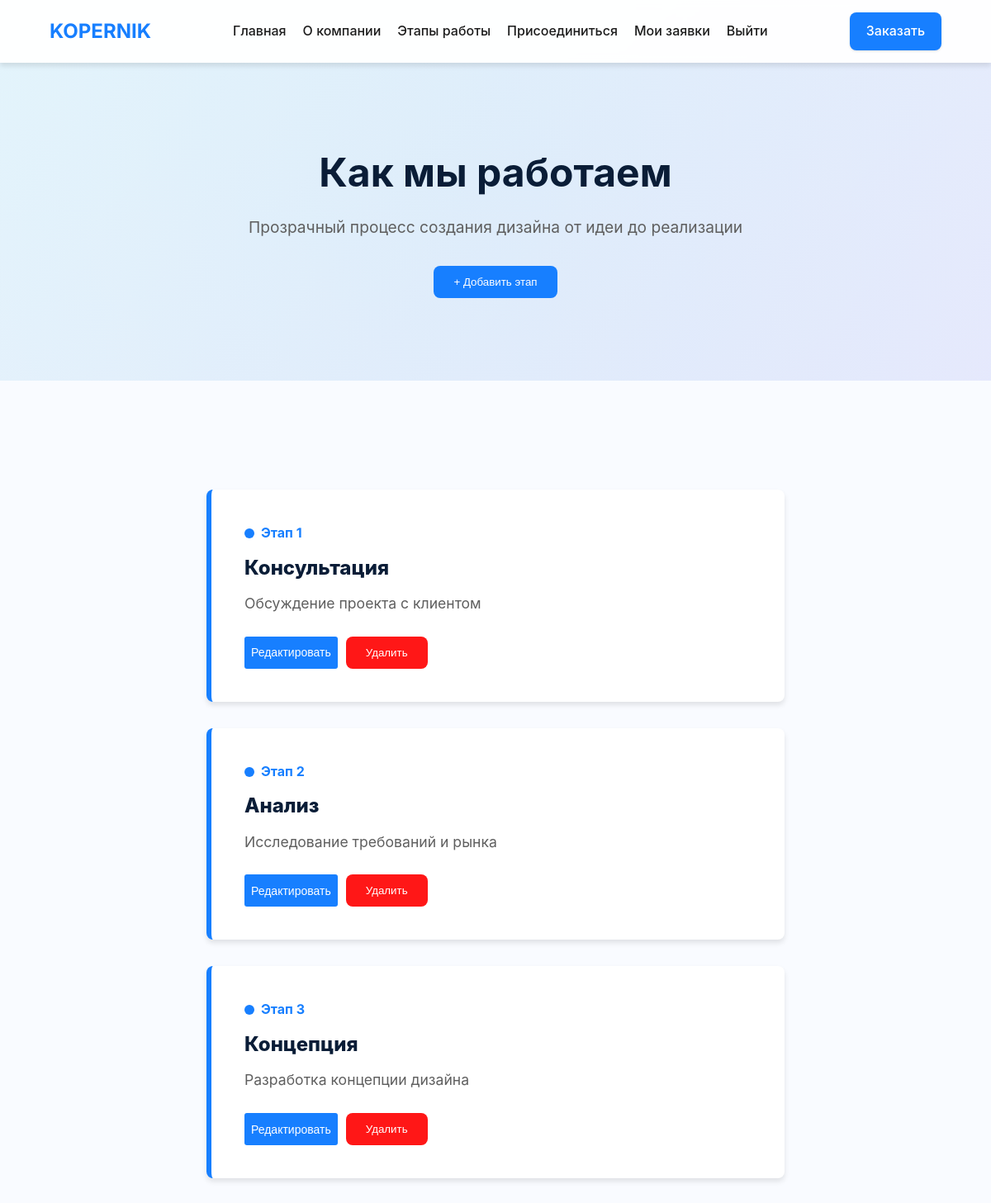
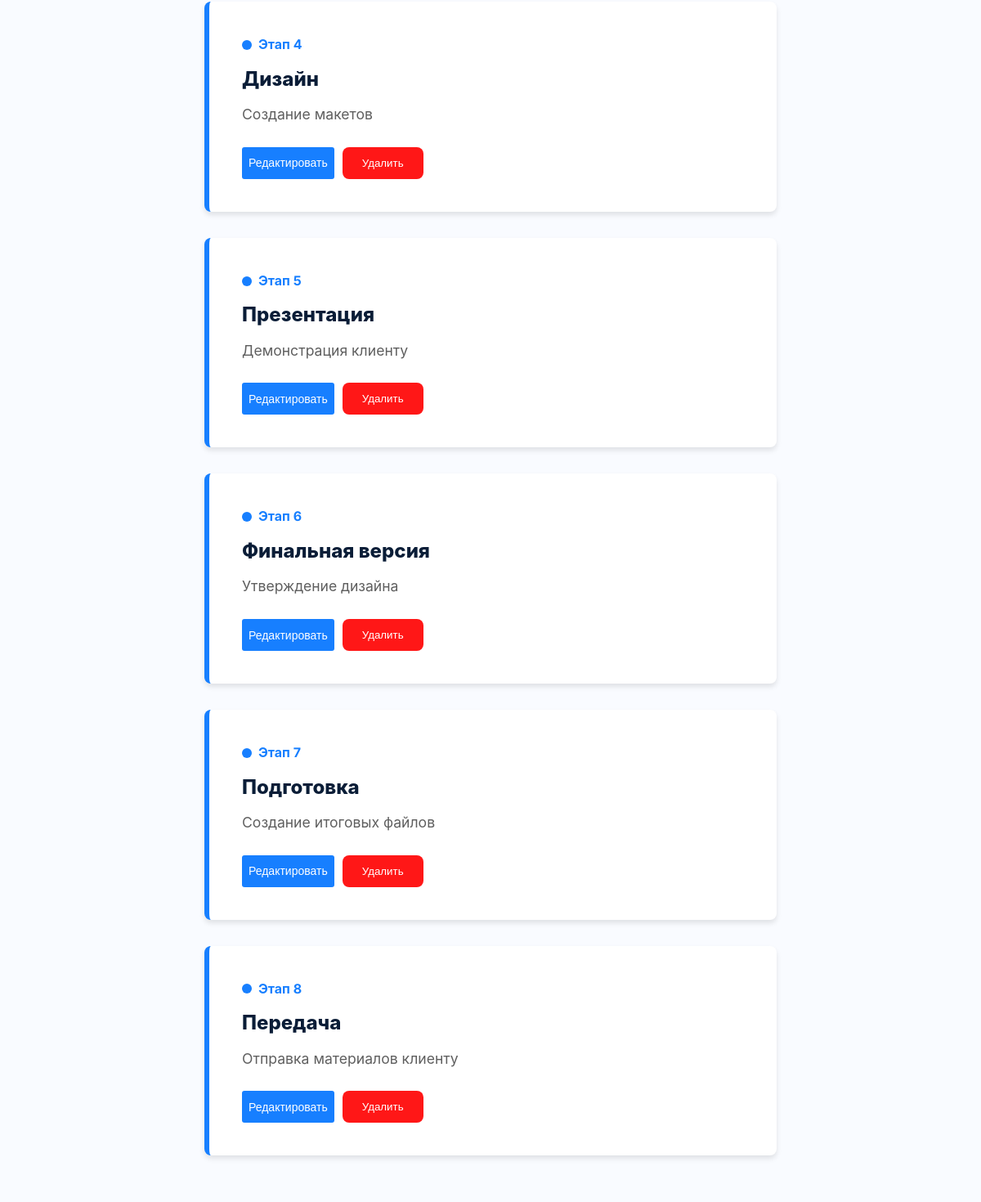
The app's page /workflow/ (signed in, upper part), older data (2 pictures, top to bottom).
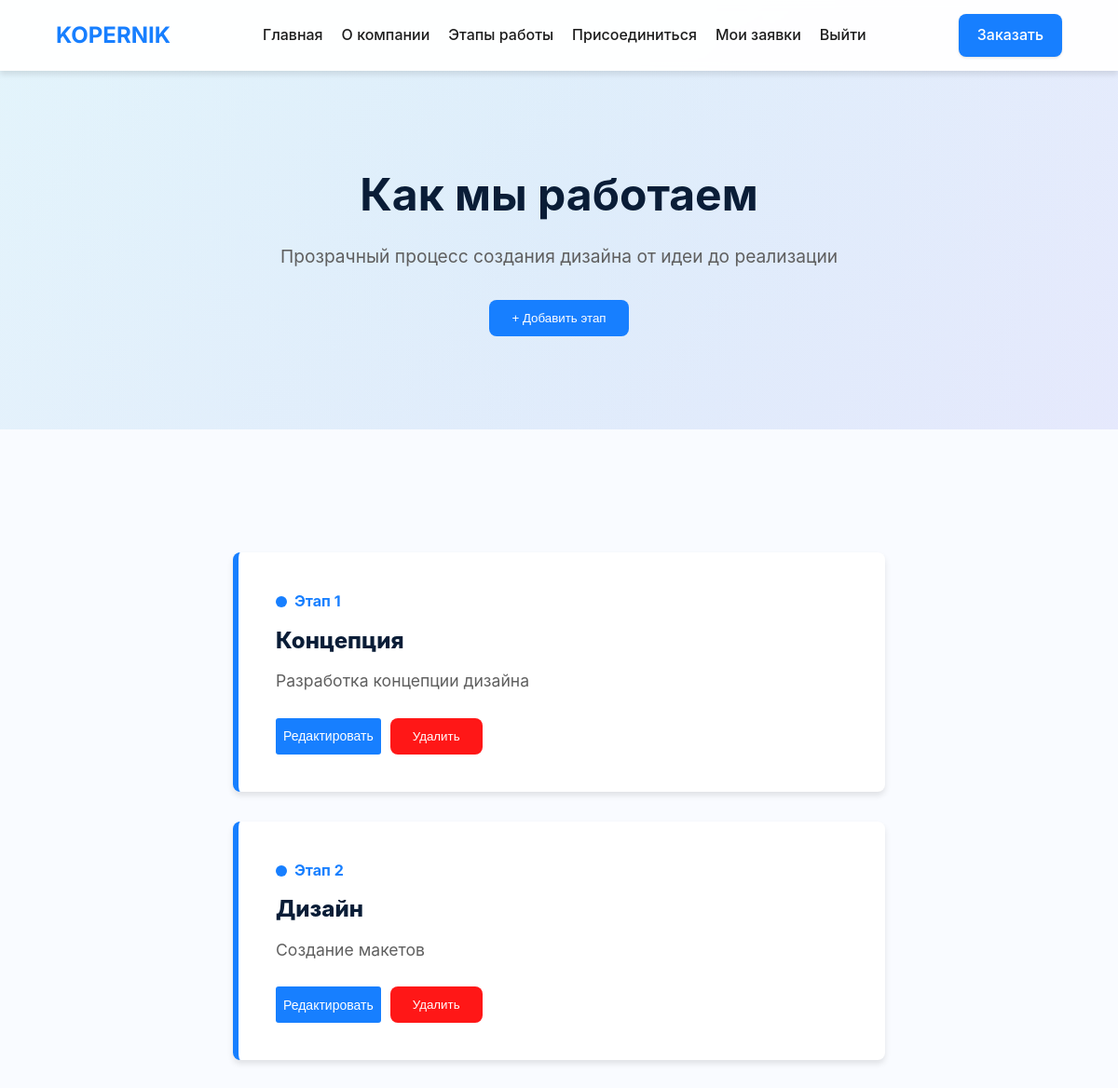
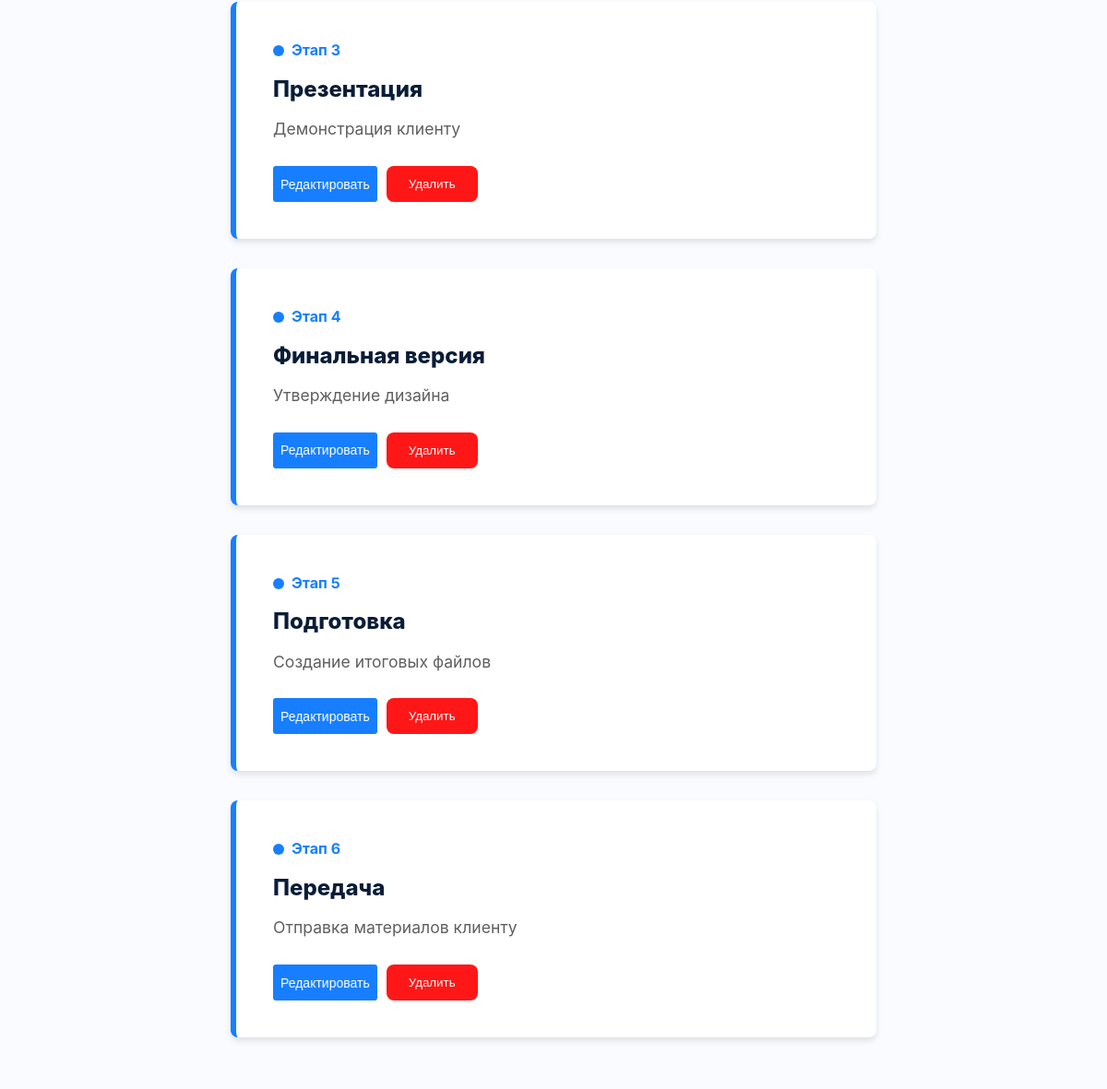
The same page, newer data (2 pictures, top to bottom).
### design_studio/models.py (models this page shows, shortened)
class WorkStage(models.Model):
    title = models.CharField(max_length=200, verbose_name="Название этапа")
    description = models.TextField(verbose_name="Описание")
    order = models.PositiveIntegerField(default=0, verbose_name="Порядок")
    class Meta:
        ordering = ['order']
        verbose_name = 'Этап работы'
        verbose_name_plural = 'Этапы работы'

### design_studio/views.py (the view)
# urls.py: path('workflow/', views.workflow, name='workflow'),
@login_required
def workflow(request):
    stages = WorkStage.objects.all()
    return render(request, 'design_studio/workflow.html', {
        'stages': stages,
        'layout': 'cards'  # флаг для нового макета
    })

### templates/design_studio/workflow.html (shortened to what this page needs)
{% extends 'design_studio/base.html' %}
{% block content %}
<section class="workflow-hero">
<div class="container">
<h1>Как мы работаем</h1>
<p>Прозрачный процесс создания дизайна от идеи до реализации</p>
        {% if user.is_superuser %}
        <div class="admin-controls">
<button class="btn btn-small" onclick="openAddModal()">+ Добавить этап</button>
</div>
        {% endif %}
    </div>
</section>
<section class="stages">
<div class="container">
        <div class="stages-grid">
            {% for stage in stages %}
            <div class="stage-card" id="stage-{{ stage.id }}">
<div class="stage-number">Этап {{ forloop.counter }}</div>
<h3>{{ stage.title }}</h3>
<p>{{ stage.description }}</p>
                {% if user.is_superuser %}
                <div class="admin-buttons">
<button class="btn btn-small btn-edit" onclick="openEditModal({{ stage.id }}, '{{ stage.title|escapejs }}', '{{ stage.description|escapejs }}')">Редактировать</button>
<form action="{% url 'delete_stage' stage.id %}" method="POST" style="display:inline;">
                        <button class="btn btn-small btn-danger" type="submit">Удалить</button>
</form>
</div>
                {% endif %}
            </div>
            {% endfor %}
        </div>
</div>
</section>
{% endblock %}

Row changes from the older to the newer data that the page shows:
removed WorkStage: title "Консультация", description "Обсуждение проекта с клиентом"
removed WorkStage: title "Анализ", description "Исследование требований и рынка"
